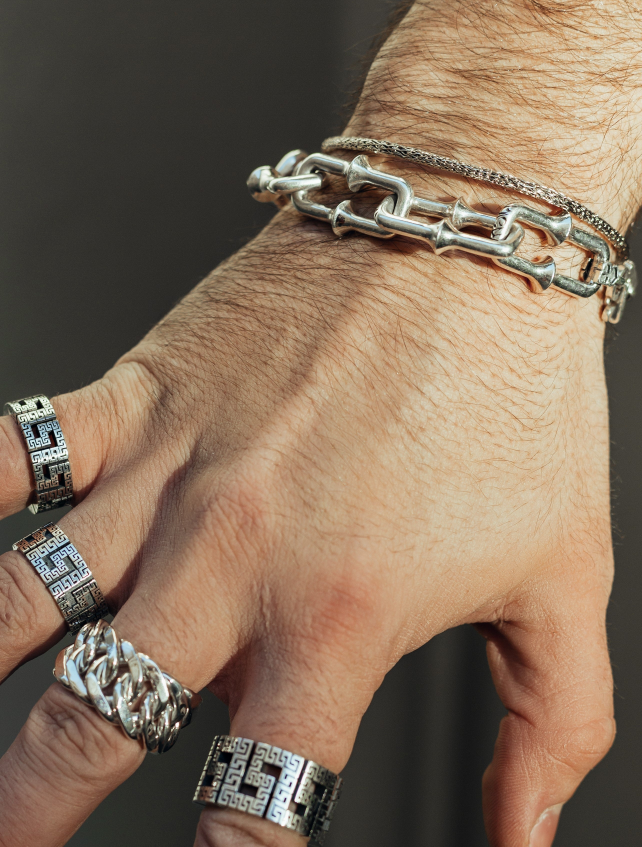
#> input picture assets/photos/20210107-_F6A3947-Edit.jpg, 2568 x 3387 px (shown at 1/4 size); its folder holds only this picture in this run
$ python make_derivatives.py
#> lines starting #> are read from the running program, lines starting #| are printed output that depends on the picture
"""Generate web-sized JPEG derivatives from the original photos.

Originals in assets/photos/ are never modified. Run from the repo root:
    python3 tools/make_derivatives.py
"""
from pathlib import Path
from PIL import Image, ImageOps

SRC = Path("assets/photos")
OUT = Path("assets/web")
WIDTHS = [800, 1600]  # 1600 is capped at the original width

# Optional tighter 4:5 crops for the studio shots on white, used on dark stages.
# (center_x, center_y, fraction_of_shorter_fit)
STAGE_CROPS = {
    "One-Thirty_New_York0539.jpg": (0.503, 0.503, 0.62),
    "Capture_One_Catalog0006_07f31f3d-f59c-4f2c-b5cc-4638f0a9559e.jpg": (0.50, 0.54, 0.82),
    "Capture_One_Catalog0004.jpg": (0.50, 0.54, 0.82),
    "Capture_One_Catalog0009.jpg": (0.50, 0.50, 1.0),
}


def save(im, path, width):
    if im.width > width:
        h = round(im.height * width / im.width)
        im = im.resize((width, h), Image.LANCZOS)
    im.save(path, "JPEG", quality=82, optimize=True, progressive=True)
    return im.size


def crop_45(im, cx, cy, frac):
    # Largest 4:5 box that fits, scaled by frac, centered on (cx, cy).
    w, h = im.size
    bw = min(w, h * 4 / 5) * frac
    bh = bw * 5 / 4
    left = min(max(cx * w - bw / 2, 0), w - bw)
    top = min(max(cy * h - bh / 2, 0), h - bh)
    return im.crop((round(left), round(top), round(left + bw), round(top + bh)))


def main():
    OUT.mkdir(parents=True, exist_ok=True)
    for src in sorted(SRC.iterdir()):
        if src.suffix.lower() not in {".jpg", ".jpeg", ".png"}:
            continue
        im = ImageOps.exif_transpose(Image.open(src)).convert("RGB")
#> im is the input picture: PIL image 2568x3387 RGB; mean R, G, B 131.8, 110.6, 90.5
        stem = src.stem
        for w in WIDTHS:
            size = save(im, OUT / f"{stem}-{w}.jpg", w)
            print(OUT / f"{stem}-{w}.jpg", size)
#> this loop made 2 passes
#> size on passes 1 to 2: (800, 1055), (1600, 2110)
#| assets/web/20210107-_F6A3947-Edit-800.jpg (800, 1055)
#| assets/web/20210107-_F6A3947-Edit-1600.jpg (1600, 2110)
#> pass 1, in save, `im = im.resize((width, h), Image.LANCZOS)`:
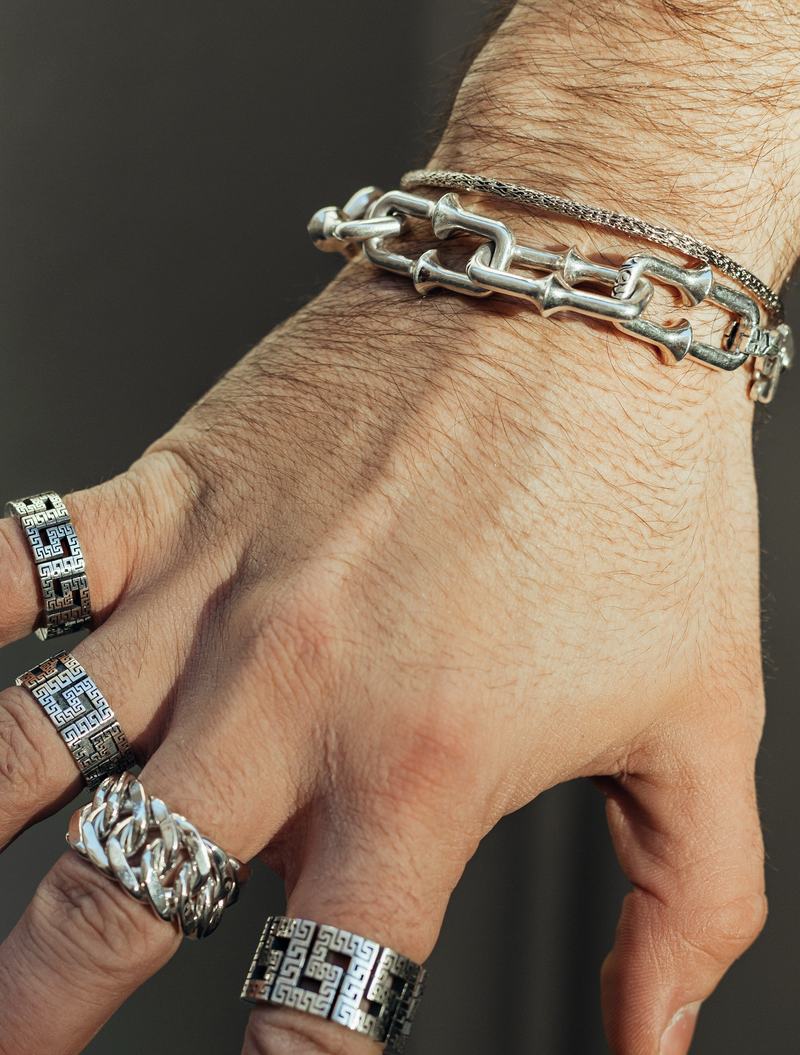
#> im: PIL image 800x1055 RGB; mean R, G, B 131.8, 110.6, 90.5
        if src.name in STAGE_CROPS:
            c = crop_45(im, *STAGE_CROPS[src.name])
            for w in [800, 1600]:
                size = save(c, OUT / f"{stem}-stage-{w}.jpg", w)
                print(OUT / f"{stem}-stage-{w}.jpg", size)


if __name__ == "__main__":
    main()

$ run again, on assets/photos/DCE7A7F3-43BB-4DA7-8AE6-09BA81EF0ECF.jpg
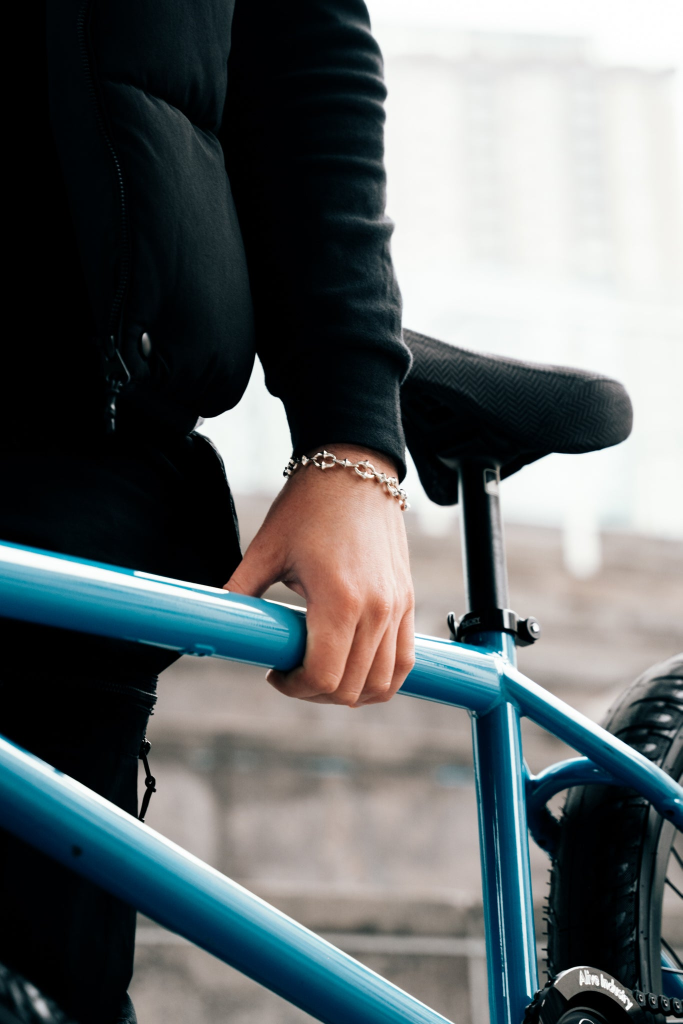
#> input picture assets/photos/DCE7A7F3-43BB-4DA7-8AE6-09BA81EF0ECF.jpg, 1365 x 2048 px (shown at 1/2 size)
#> in main, im is the input picture: PIL image 1365x2048 RGB; mean R, G, B 98.7, 104.4, 105.6
#> the loop in main, `for w in WIDTHS:` made 2 passes
#> size on passes 1 to 2: (800, 1200), (1365, 2048)
#> (printed output is left out)
#> pass 1, in save, `im = im.resize((width, h), Image.LANCZOS)`:
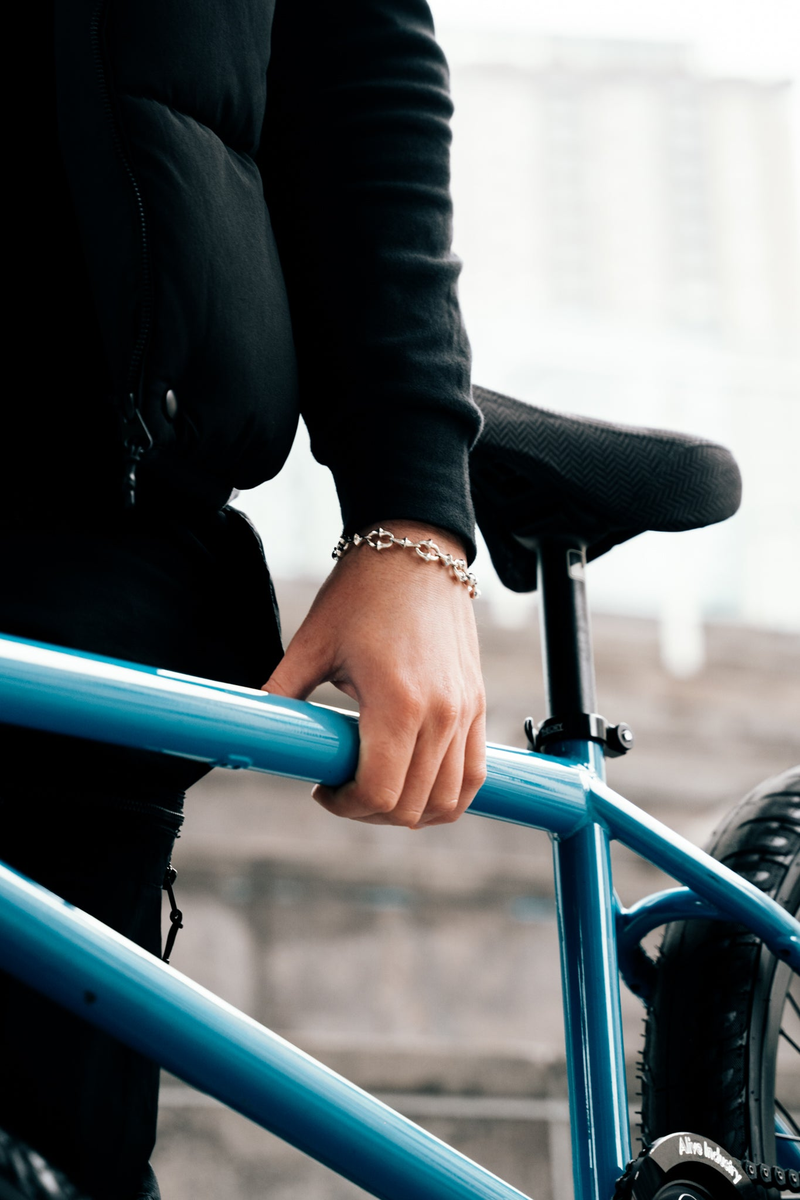
#> im: PIL image 800x1200 RGB; mean R, G, B 98.7, 104.4, 105.6
